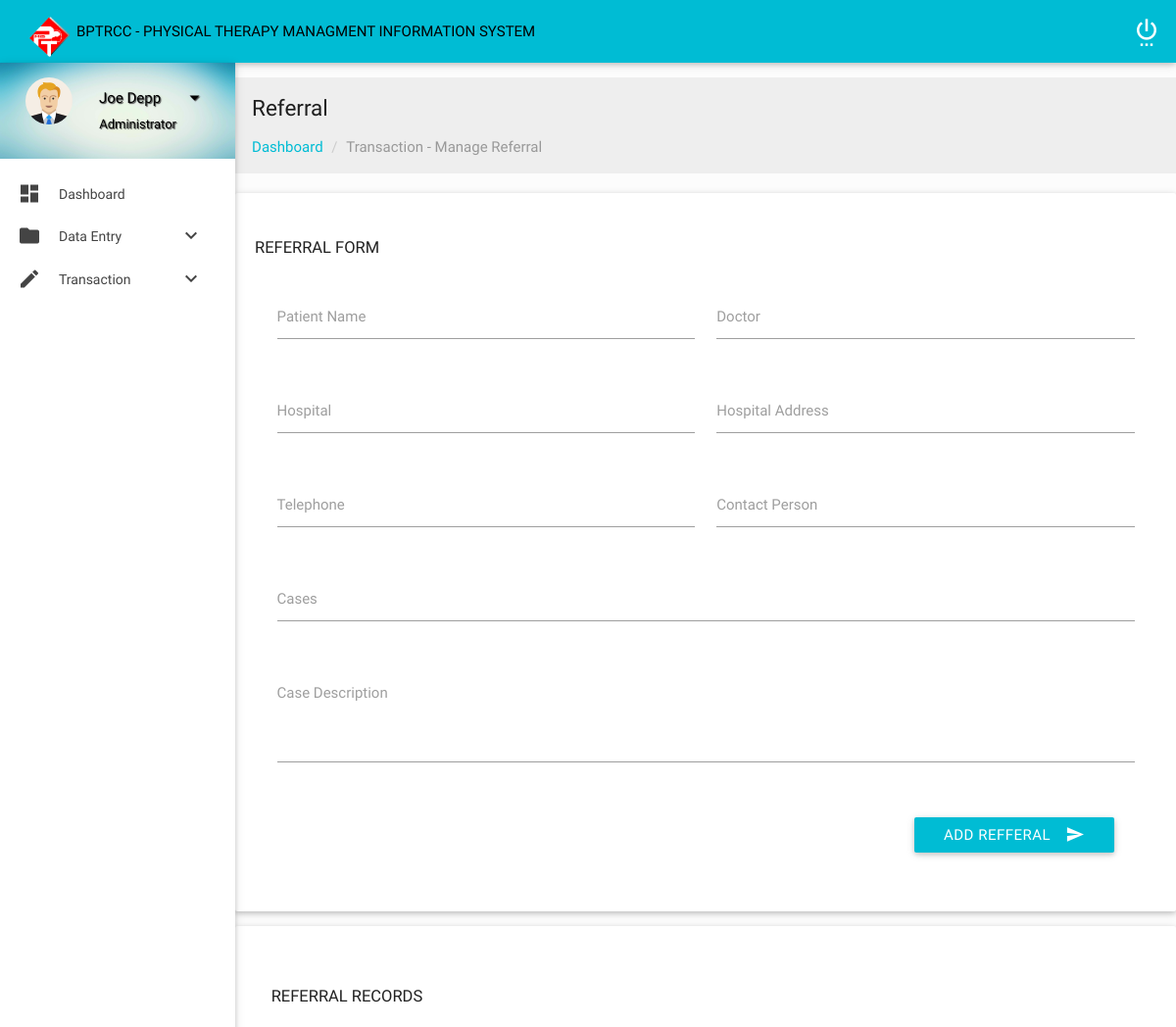
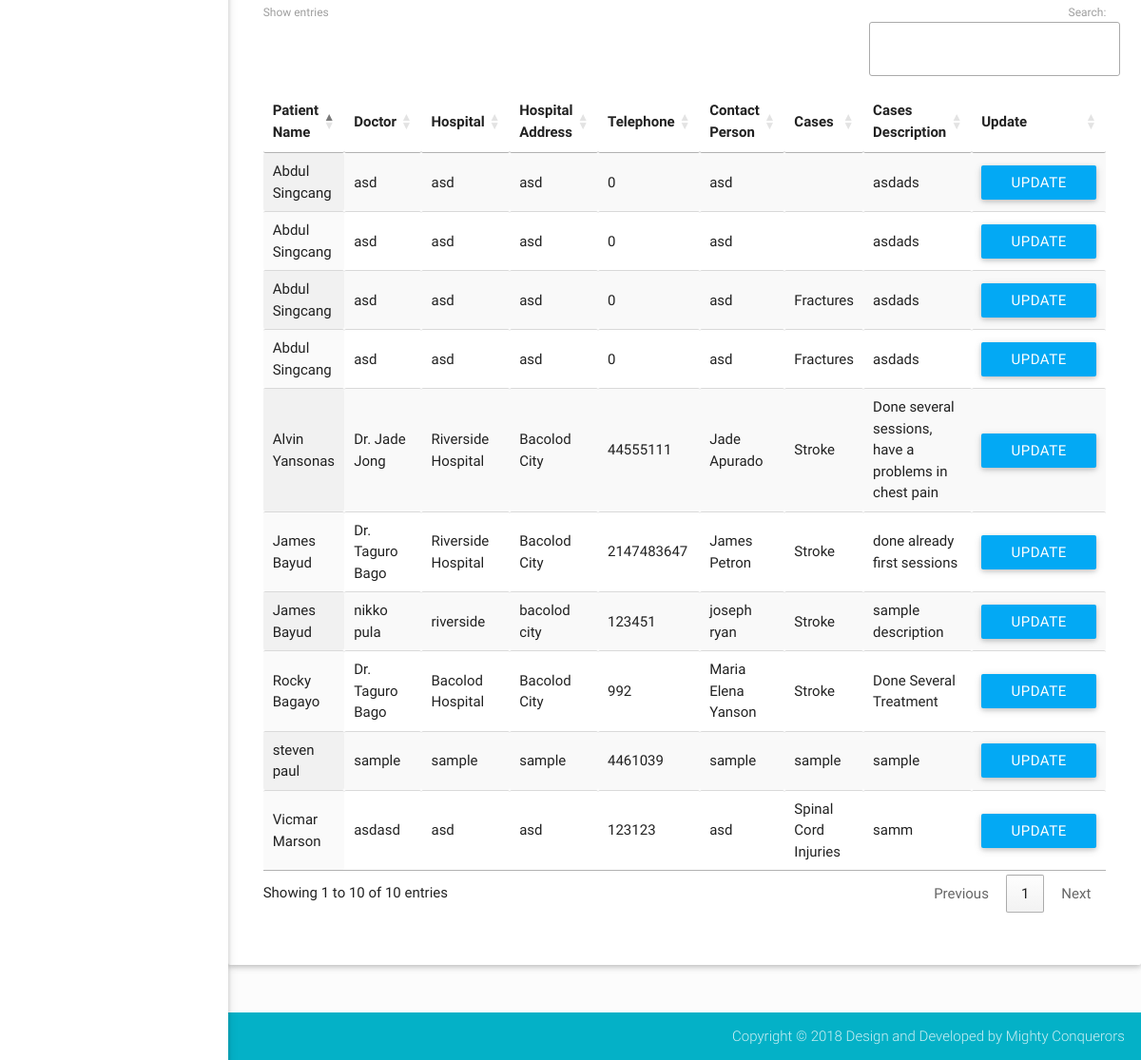
The app's page /pt/Referral.php with its own data (2 pictures, top to bottom).
### tables this page shows
CREATE TABLE `patient` (
  `PatientID` int(11) NOT NULL AUTO_INCREMENT,
  `PatientName` text NOT NULL,
  `PatientAddress` text NOT NULL,
  `PatientGender` text NOT NULL,
  `PatientBirthdate` date NOT NULL,
  `PatientCivilStatus` text NOT NULL,
  `PatientProfession` text NOT NULL,
  `PatientDoctor` text NOT NULL,
  `PatientHospital` text NOT NULL,
  `PatientReferralAddress` text NOT NULL,
  `PatientTelephone` int(11) NOT NULL,
  `PatientContactPerson` text NOT NULL,
  `PatientCases` text NOT NULL,
  `month` char(3) NOT NULL,
  `year` char(4) NOT NULL,
  PRIMARY KEY (`PatientID`)
);

CREATE TABLE `referral` (
  `RefID` int(8) NOT NULL AUTO_INCREMENT,
  `PatientID` int(11) NOT NULL,
  `RefDoctor` text NOT NULL,
  `RefHospital` text NOT NULL,
  `RefAddress` text NOT NULL,
  `RefTelephone` int(11) NOT NULL,
  `RefContactPerson` text NOT NULL,
  `RefCases` text NOT NULL,
  `RefCasesDec` text NOT NULL,
  `Ref_Date` date NOT NULL,
  PRIMARY KEY (`RefID`)
);

### pt/referral.php (the view, shortened to what this page needs)
<?php include("header.php"); ?>
            <section class="section">
                <div id="breadcrumbs-wrapper" class=" grey lighten-3">
                  <div class="container">
                    <div class="row">
                      <div class="col s12 m12 l12">
                        <h5 class="breadcrumbs-title">Referral</h5>
                        <ol class="breadcrumb">
                            <li><a href="index.html">Dashboard</a></li>
                            <li class="active">Transaction - Manage Referral</li>
                        </ol>
                      </div>
                    </div>
                  </div>
                </div>
                <div class="card-panel">
                    <h4 class="header2">Referral Form</h4>
                        <div class="row">
                            <form class="col s12" method="post" action="referralActionAdd.php">
                                <div class="row">
                                    <div class="input-field col s6">
                                        <input id="patientName" name="patientName" type="text" onkeyup="autocomplet()">
                                        <label for="patientName">Patient Name</label>
                                    </div>
                                    <div class="input-field col s6">
                                        <input id="doctor" name="doctor" type="text">
                                        <label for="doctor">Doctor</label>
                                    </div>
                                </div>
                                <div class="row">
                                    <div class="input-field col s6">
                                        <input id="hospital" name="hospital" type="text">
                                        <label for="hospital">Hospital</label>
                                    </div>
                                    <div class="input-field col s6">
                                        <input id="hospitalAddress" name="hospitalAddress" type="text">
                                        <label for="hospitalAddress">Hospital Address</label>
                                    </div>
                                </div>
                                <div class="row">
                                    <div class="input-field col s6">
                                        <input id="telephone" name="telephone" type="text">
                                        <label for="telephone">Telephone</label>
                                    </div>
                                    <div class="input-field col s6">
                                        <input id="contactPerson" name="contactPerson" type="text">
                                        <label for="contactPerson">Contact Person</label>
                                    </div>
                                </div>
                                <div class="row">
                                    <div class="input-field col s12">
                                        <input id="cases" name="cases" type="text">
                                        <label for="cases">Cases</label>
                                    </div>
                                </div>
                                <div class="row">
                                    <div class="input-field col s12">
                                        <textarea id="caseDescription" name="caseDescription" class="materialize-textarea"></textarea>
                                        <label for="caseDescription">Case Description</label>
                                    </div>
                                </div>
                                <div class="row">
                                    <div class="input-field col s12">
                                        <button class="btn cyan waves-effect waves-light right" type="submit" name="Submit" style="margin-right:20px;">Add Refferal<i class="mdi-content-send right"></i></button>
                                    </div>
                                </div>
                            </form>
                        </div>
                </div>
            <?php include("config.php"); ?>
                <div class="card-panel">
                    <div class="container">
                        <div class="section">
                            <div id="table-datatables">
                                <h4 class="header2">Referral Records</h4>
                                    <div class="row">
                                        <div class="col s12 m8 l12">
                                            <table id="data-table-simple" class="responsive-table display" cellspacing="0">
                                                <thead>
                                                    <tr>
                                                        <th>Patient Name</th>
                                                        <th>Doctor</th>
                                                        <th>Hospital</th>
                                                        <th>Hospital Address</th>
                                                        <th>Telephone</th>
                                                        <th>Contact Person</th>
                                                        <th>Cases</th>
                                                        <th>Cases Description</th>
                                                        <th>Update</th>
                                                    </tr>
                                                </thead>
                                                <tbody>
                                                       <?php
                                                    $result = mysqli_query($mysqli, "SELECT * FROM referral ORDER BY RefID DESC");
                                                    while ($res = mysqli_fetch_array($result)) {
                                                    $patientID = $res['PatientID'];
                                                    ?>
                                                    <tr>
                                                    <?php $result1 = mysqli_query($mysqli, "SELECT * FROM patient WHERE PatientID = '$patientID'");
                                                    while ($res1 = mysqli_fetch_array($result1)) { ?>
                                                        <td><?php echo $res1['PatientName']; ?></td>
                                                        <?php }?>
                                                        <td><?php echo $res['RefDoctor']; ?></td>
                                                        <td><?php echo $res['RefHospital']; ?></td>
                                                        <td><?php echo $res['RefAddress']; ?></td>
                                                        <td><?php echo $res['RefTelephone']; ?></td>
                                                        <td><?php echo $res['RefContactPerson']; ?></td>
                                                        <td><?php echo $res['RefCases']; ?></td>
                                                        <td><?php echo $res['RefCasesDec']; ?></td>
                                                        <td><button class="waves-effect waves-light modal-trigger light-blue btn" href="#edit<?php echo $res['RefID']; ?>">Update Record</button>
                                                         <?php include("referralButton.php"); } ?>
                                                        </td>
                                                    </tr>
                                                </tbody>
                                            </table>
                                        </div>
                                    </div>
                            </div>
                        </div>
                    </div>
                </div>
            </section>
        </div>
    </div>
    <footer class="page-footer">
        <div class="footer-copyright">
            <div class="container">
                <span class="right">  Copyright © 2018 Design and Developed by Mighty Conquerors</span>
            </div>
        </div>
    </footer>
</body>
</html>

### pt/css/style.css (style rules this page uses)
body { background-color: #fcfcfc; }
#main, footer { padding-left: 240px; }
.container { padding: 0 0.5rem; margin: 0 auto; max-width: 100% !important; width: 98%; }
@media only screen and (min-width: 601px) { .container { width: 98%; } }
@media only screen and (min-width: 993px) { .container { width: 98%; } }
h4.header2 { font-size: 1.1rem; font-weight: 400; text-transform: uppercase; }
.breadcrumb { padding: 0px; margin: 15px 0px; list-style: none; }
.breadcrumbs-title { font-size: 1.5rem; line-height: 1.804rem; margin: 18px 0px 0px 0px; }
.breadcrumb > li { display: inline-block; }
.breadcrumb a { color: #00bcd4; }
.breadcrumb .active { font-weight: normal; color: #999; }
.breadcrumb > li + li:before { padding: 0 5px; color: #ccc; content: "/\00a0"; }
#flotchart td, th { padding: 5px; }
footer.page-footer { padding-top: 0px; }

### records on screen
referral: RefDoctor "asd", RefHospital "asd", RefAddress "asd", RefTelephone "0", RefContactPerson "asd", RefCasesDec "asdads"
patient: PatientName "Abdul Singcang"
referral: RefDoctor "asd", RefHospital "asd", RefAddress "asd", RefTelephone "0", RefContactPerson "asd", RefCasesDec "asdads"
referral: RefDoctor "asdasd", RefHospital "asd", RefAddress "asd", RefTelephone "123123", RefContactPerson "asd", RefCases "Spinal Cord Injuries", RefCasesDec "samm"
patient: PatientName "Vicmar Marson"
referral: RefDoctor "asd", RefHospital "asd", RefAddress "asd", RefTelephone "0", RefContactPerson "asd", RefCases "Fractures", RefCasesDec "asdads"
referral: RefDoctor "asd", RefHospital "asd", RefAddress "asd", RefTelephone "0", RefContactPerson "asd", RefCases "Fractures", RefCasesDec "asdads"
referral: RefDoctor "Dr. Jade Jong", RefHospital "Riverside Hospital", RefAddress "Bacolod City", RefTelephone "44555111", RefContactPerson "Jade Apurado", RefCases "Stroke", RefCasesDec "Done several sessions, have a problems in chest pain"
patient: PatientName "Alvin Yansonas"
referral: RefDoctor "Dr. Taguro Bago", RefHospital "Riverside Hospital", RefAddress "Bacolod City", RefTelephone "2147483647", RefContactPerson "James Petron", RefCases "Stroke", RefCasesDec "done already first sessions"
patient: PatientName "James Bayud"
referral: RefDoctor "Dr. Taguro Bago", RefHospital "Bacolod Hospital", RefAddress "Bacolod City", RefTelephone "992", RefContactPerson "Maria Elena Yanson", RefCases "Stroke", RefCasesDec "Done Several Treatment"
patient: PatientName "Rocky Bagayo"
referral: RefDoctor "sample", RefHospital "sample", RefAddress "sample", RefTelephone "4461039", RefContactPerson "sample", RefCases "sample", RefCasesDec "sample"
patient: PatientName "steven paul"
referral: RefDoctor "nikko pula", RefHospital "riverside", RefAddress "bacolod city", RefTelephone "123451", RefContactPerson "joseph ryan", RefCases "Stroke", RefCasesDec "sample description"
